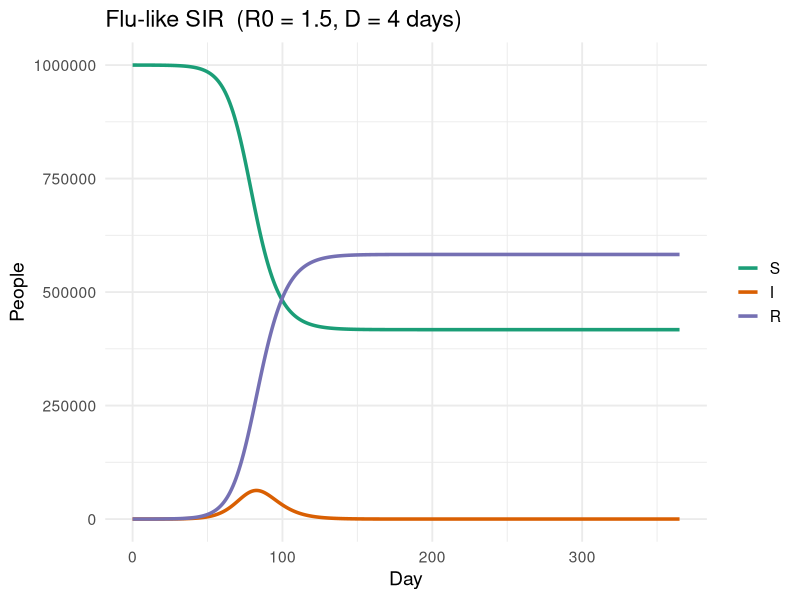
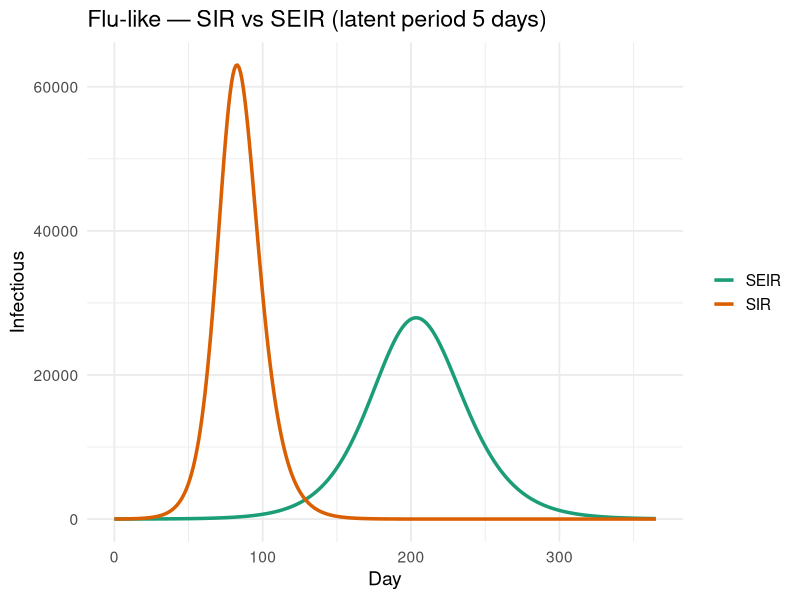

Generate these figures, in order, with R:
# group2.R — Flu-like SIR
# ============================================================
# Run this script line by line with Cmd/Ctrl + Enter.
# Before you look at the plot, predict on paper:
#   1. On which day does I peak?
#   2. How many people end up in R (final size)?
# Then compare with the plot.
# ============================================================

library(deSolve)
library(tidyverse)

# ---- 1. Disease parameters --------------------------------
R0 <- 1.5       # basic reproduction number
D  <- 4         # mean infectious duration (days)

beta  <- R0 / D
gamma <- 1 / D

# ---- 2. Population ----------------------------------------
N  <- 1e6       # one million people
I0 <- 10        # 10 initial infectious

# ---- 3. SIR model -----------------------------------------
sir_eq <- function(t, y, params) {
  with(as.list(c(y, params)), {
    dS <- -beta * S * I / N
    dI <-  beta * S * I / N - gamma * I
    dR <-  gamma * I
    list(c(dS, dI, dR))
  })
}

# ---- 4. Simulate ------------------------------------------
out <- ode(
  y     = c(S = N - I0, I = I0, R = 0),
  times = 0:365,
  func  = sir_eq,
  parms = c(beta = beta, gamma = gamma, N = N)
) |>
  unclass() |>
  as.data.frame() |>
  as_tibble()

# ---- 5. Inspect peak + final size -------------------------
out |>
  summarise(
    peak_day        = time[which.max(I)],
    peak_infectious = round(max(I)),
    final_size      = round(max(R))
  )

# ---- 6. Plot ----------------------------------------------
out |>
  pivot_longer(c(S, I, R), names_to = "compartment") |>
  mutate(compartment = factor(compartment, levels = c("S", "I", "R"))) |>
  ggplot(aes(time, value, colour = compartment)) +
  geom_line(linewidth = 1.2) +
  scale_colour_manual(values = c(S = "#1b9e77", I = "#d95f02", R = "#7570b3")) +
  labs(x = "Day", y = "People", colour = NULL,
       title = paste0("Flu-like SIR  (R0 = ", R0, ", D = ", D, " days)")) +
  theme_minimal(base_size = 14)


# ============================================================
# BONUS — Extend to SEIR (σ = 1/5)
# What changed? What didn't?
# ============================================================

seir_eq <- function(t, y, params) {
  with(as.list(c(y, params)), {
    dS <- -beta * S * I / N
    dE <-  beta * S * I / N - sigma * E
    dI <-  sigma * E - gamma * I
    dR <-  gamma * I
    list(c(dS, dE, dI, dR))
  })
}

seir_out <- ode(
  y     = c(S = N - I0, E = 0, I = I0, R = 0),
  times = 0:365,
  func  = seir_eq,
  parms = c(beta = beta, gamma = gamma, sigma = 1/5, N = N)
) |>
  unclass() |>
  as.data.frame() |>
  as_tibble()

bind_rows(
  out      |> transmute(time, model = "SIR",  I = as.numeric(I)),
  seir_out |> transmute(time, model = "SEIR", I = as.numeric(I))
) |>
  ggplot(aes(time, I, colour = model)) +
  geom_line(linewidth = 1.2) +
  scale_colour_manual(values = c(SIR = "#d95f02", SEIR = "#1b9e77")) +
  labs(x = "Day", y = "Infectious", colour = NULL,
       title = paste0("Flu-like — SIR vs SEIR (latent period 5 days)")) +
  theme_minimal(base_size = 14)
